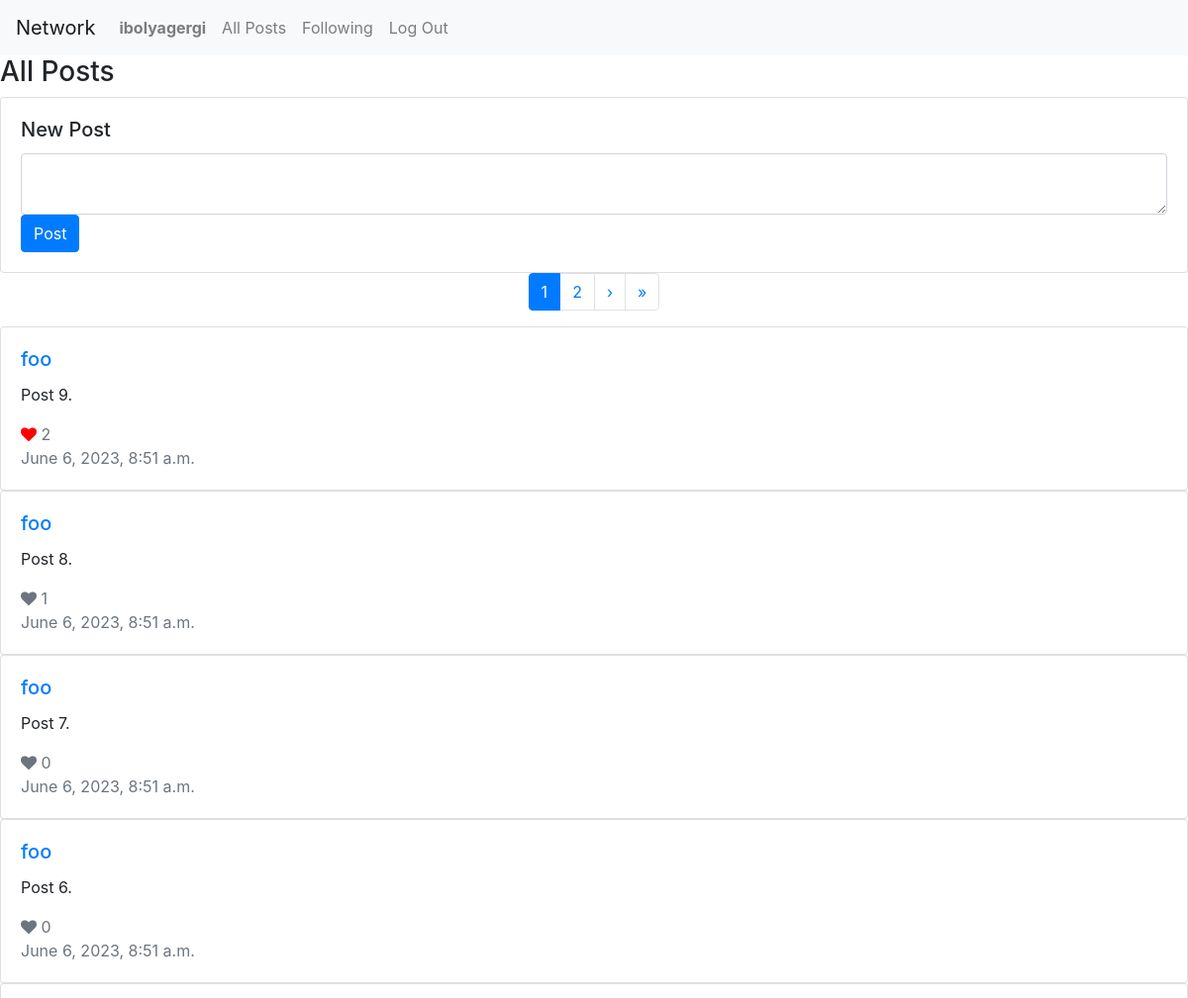
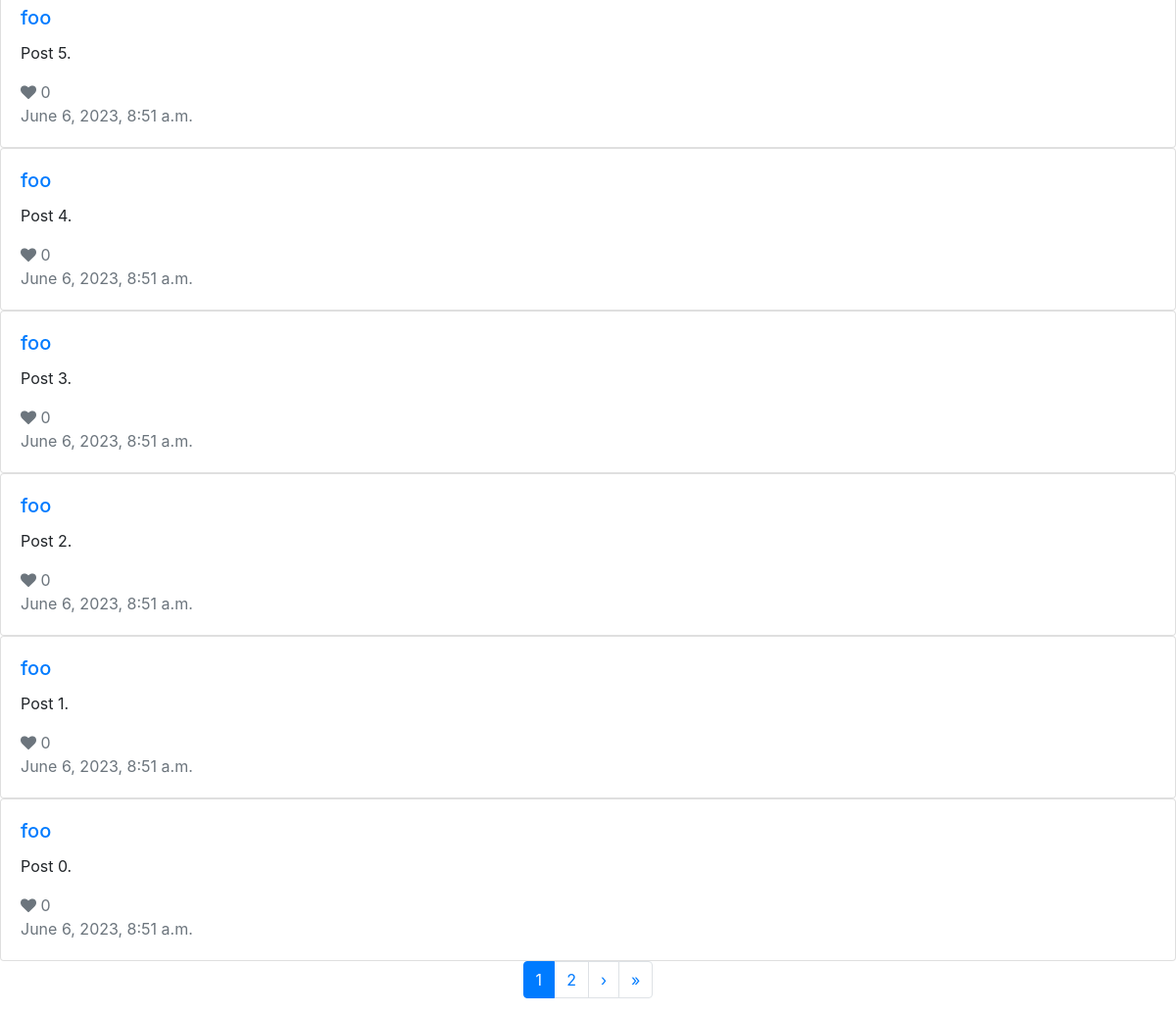
Screenshot of / (signed in) with the database file from the repository (2 pictures, top to bottom).
### network/models.py (models this page shows, shortened)
class User(AbstractUser):
    following = models.ManyToManyField("User", null=True, related_name="followers")

class Post(models.Model):
    user = models.ForeignKey(User, on_delete=models.CASCADE)
    body = models.TextField(blank=True)
    timestamp = models.DateTimeField(auto_now_add=True)
    likers = models.ManyToManyField("User", null=True, related_name="liked_posts")
    num_of_likes = models.IntegerField(default=0)

### network/views.py (the view)
# urls.py: path("", views.index, name="index"),
def index(request):
    posts = Post.objects.all()
    posts = posts.order_by("-timestamp").all()
    paginator = Paginator(posts, 10)
    page_number = request.GET.get("page")
    page_obj = paginator.get_page(page_number)
    title = "All Posts"
    return render(request, "network/index.html", {
        "posts": posts,
        "title": title,
        "page_obj": page_obj
    })

### network/templates/network/index.html (shortened to what this page needs)
{% extends "network/layout.html" %}
{% load static %}
{% block body %}
<h3>{{ title }}</h3>
{% if user.is_authenticated %}
<div class="card">
    <div class="card-body">
        <h5 class="card-title">New Post</h5>
        <form action="{% url 'new_post' %}" method="post">
            <textarea name="body" class="form-control"></textarea>
            <input type="submit" class="btn btn-primary" value="Post"/>
        </form>
    </div>
</div>
<nav aria-label="Page navigation example">
    <ul class="pagination justify-content-center">
        <li class="page-item active" aria-current="page">
            <span class="page-link">
                {{ page_obj.number }}
            </span>
        </li>
        {% if page_obj.has_next %}
            <li class="page-item"><a class="page-link" href="?page={{ page_obj.next_page_number }}">{{ page_obj.next_page_number }}</a></li>
            <li class="page-item"><a class="page-link" href="?page={{ page_obj.next_page_number }}">&#8250;</a></li>
            <li class="page-item">
                <a class="page-link" href="?page={{ page_obj.paginator.num_pages }}" aria-label="Last">
                    <span aria-hidden="true">&raquo;</span>
                </a>
            </li>
        {% endif %}
    </ul>
</nav>
{% for post in page_obj %}
<div class="card">
    <div class="card-body">
        <h5 class="card-title"><a href="{% url 'profile' post.user.id %}">{{ post.user }}</a></h5>
        <p class="card-text">{{ post.body }}</p>
        <div class="card-text text-muted">
            {% if user in post.likers.all %}
                <i class="fa fa-heart" style="color: red;" data-post_id="{{ post.id }}"></i>
            {% else %}
                <i class="fa fa-heart" data-post_id="{{ post.id }}"></i>
            {% endif %}
            <span>{{ post.likers.count }}</span>
        </div>
        <p class="card-text text-muted">{{ post.timestamp|date:"F j, Y, g:i a" }}</p>
    </div>
</div>
{% endfor %}
<nav aria-label="Page navigation example">
    <ul class="pagination justify-content-center">
            <li class="page-item active" aria-current="page">
                <span class="page-link">
                    {{ page_obj.number }}
                </span>
            </li>
        {% if page_obj.has_next %}
            <li class="page-item"><a class="page-link" href="?page={{ page_obj.next_page_number }}">{{ page_obj.next_page_number }}</a></li>
            <li class="page-item"><a class="page-link" href="?page={{ page_obj.next_page_number }}">&#8250;</a></li>
            <li class="page-item">
                <a class="page-link" href="?page={{ page_obj.paginator.num_pages }}" aria-label="Last">
                    <span aria-hidden="true">&raquo;</span>
                </a>
            </li>
        {% endif %}
    </ul>
</nav>
{% endif %}
{% endblock %}

### network/templates/network/layout.html (shortened to what this page needs)
{% load static %}
<!DOCTYPE html>
<html lang="en">
    <head>
        <link rel="stylesheet" href="https://stackpath.bootstrapcdn.com/bootstrap/4.4.1/css/bootstrap.min.css">
        <link rel="stylesheet" href="https://cdnjs.cloudflare.com/ajax/libs/font-awesome/4.7.0/css/font-awesome.min.css">
        <link href="{% static 'network/styles.css' %}" rel="stylesheet">
    </head>
    <body>
        <nav class="navbar navbar-expand-lg navbar-light bg-light">
            <a class="navbar-brand" href="#">Network</a>
            <div>
              <ul class="navbar-nav mr-auto">
                {% if user.is_authenticated %}
                    <li class="nav-item">
                        <a class="nav-link" href="#"><strong>{{ user.username }}</strong></a>
                    </li>
                {% endif %}
                <li class="nav-item">
                  <a class="nav-link" href="{% url 'index' %}">All Posts</a>
                </li>
                {% if user.is_authenticated %}
                    <li class="nav-item">
                        <a class="nav-link" href="{% url 'following' %}">Following</a>
                    </li>
                    <li class="nav-item">
                        <a class="nav-link" href="{% url 'logout' %}">Log Out</a>
                    </li>
                {% endif %}
              </ul>
            </div>
          </nav>
        <div class="body">
            {% block body %}
            {% endblock %}
        </div>
    </body>
</html>

### rows the page displays
User: username "ibolyagergi"
Post: user "foo", body "Post 9.", likers.count "2", timestamp "June 6, 2023, 8:51 a.m."
Post: user "foo", body "Post 8.", likers.count "1", timestamp "June 6, 2023, 8:51 a.m."
Post: user "foo", body "Post 7.", likers.count "0", timestamp "June 6, 2023, 8:51 a.m."
Post: user "foo", body "Post 6.", likers.count "0", timestamp "June 6, 2023, 8:51 a.m."
Post: user "foo", body "Post 5.", likers.count "0", timestamp "June 6, 2023, 8:51 a.m."
Post: user "foo", body "Post 4.", likers.count "0", timestamp "June 6, 2023, 8:51 a.m."
Post: user "foo", body "Post 3.", likers.count "0", timestamp "June 6, 2023, 8:51 a.m."
Post: user "foo", body "Post 2.", likers.count "0", timestamp "June 6, 2023, 8:51 a.m."
Post: user "foo", body "Post 1.", likers.count "0", timestamp "June 6, 2023, 8:51 a.m."
Post: user "foo", body "Post 0.", likers.count "0", timestamp "June 6, 2023, 8:51 a.m."

### other values shown
{{ title }} "All Posts"
{{ page_obj.number }} "1"
{{ page_obj.next_page_number }} "2"
